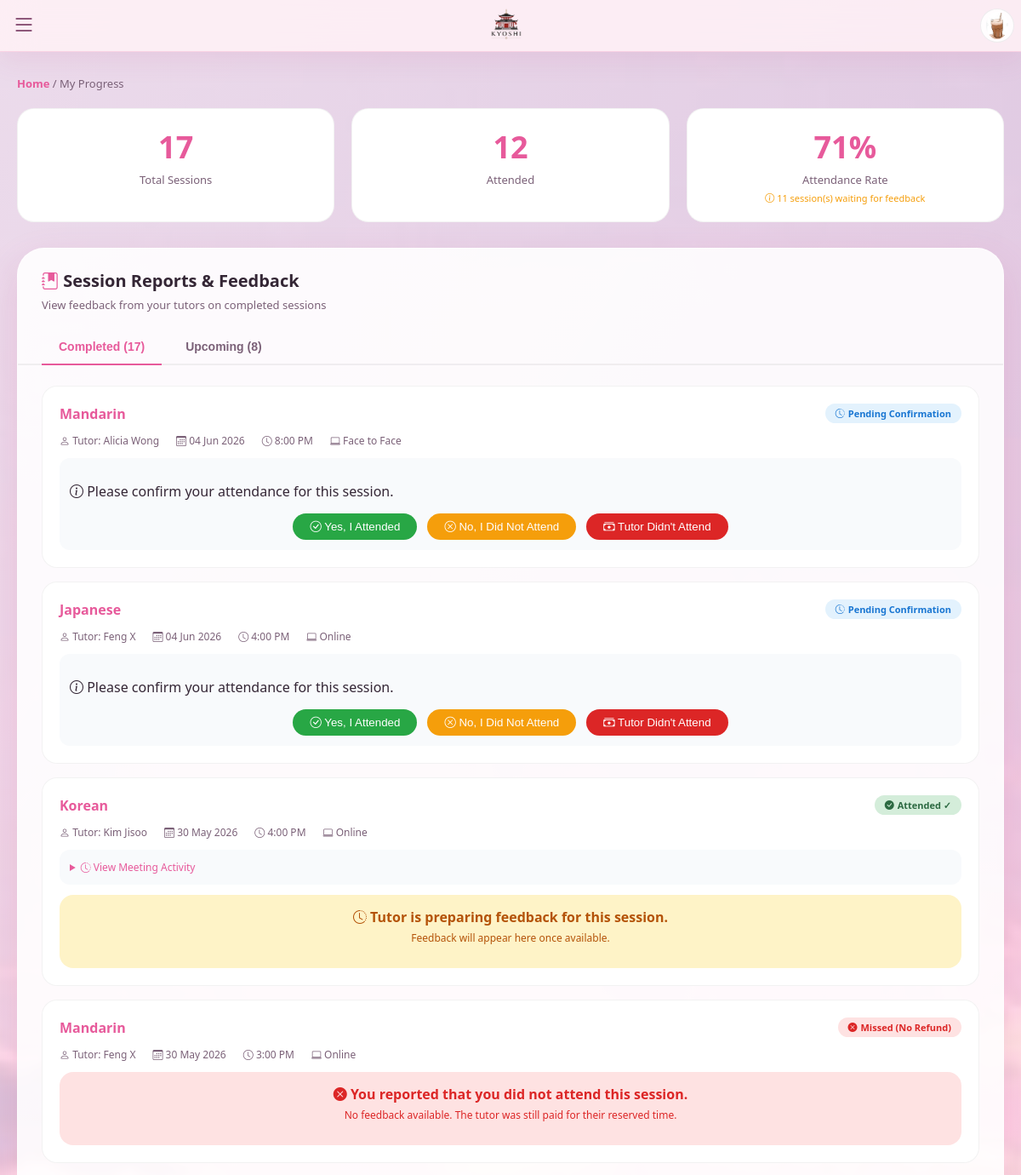
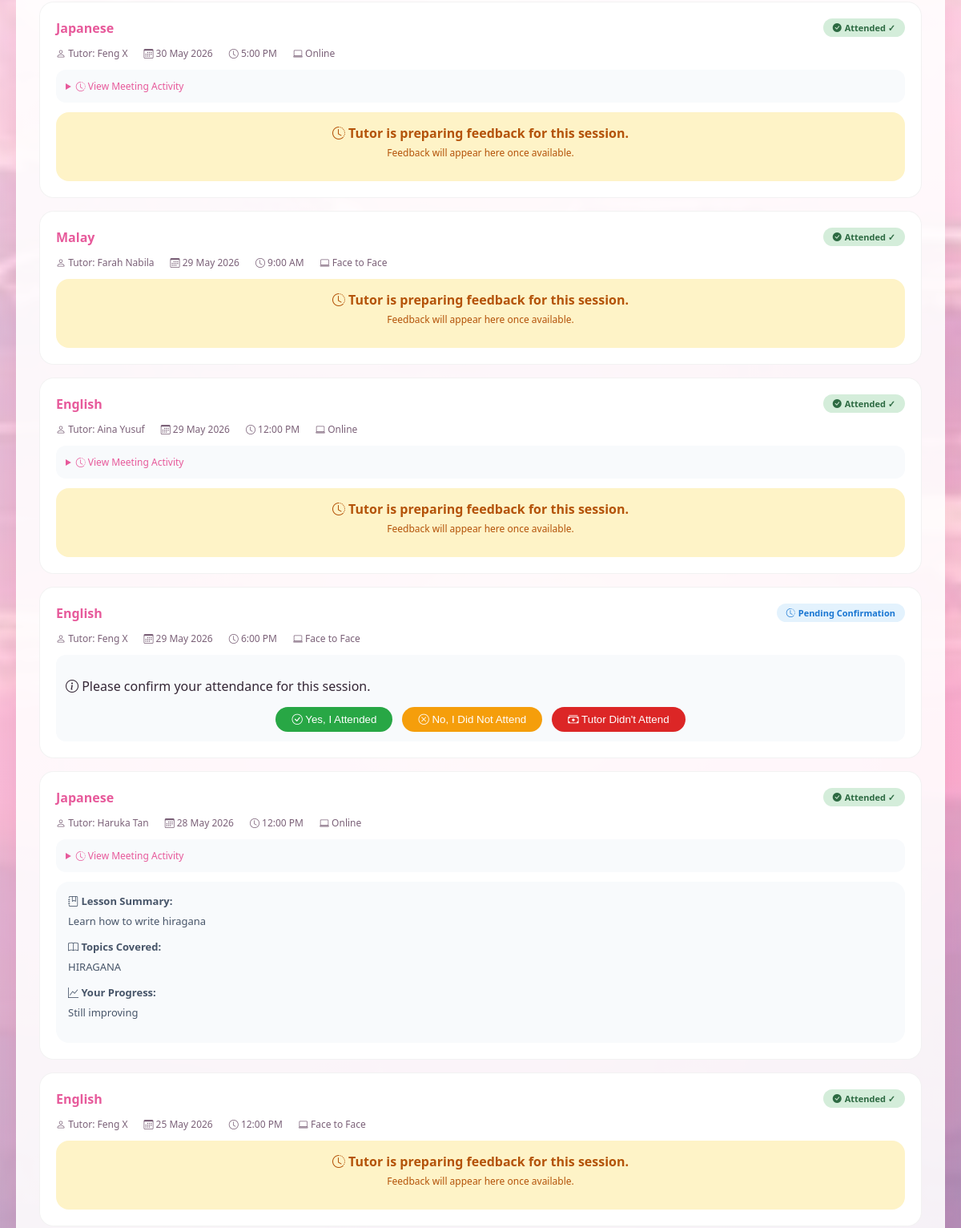
Page /php/my_progress.php (signed in, upper part) on the earlier database version (2 pictures, top to bottom).
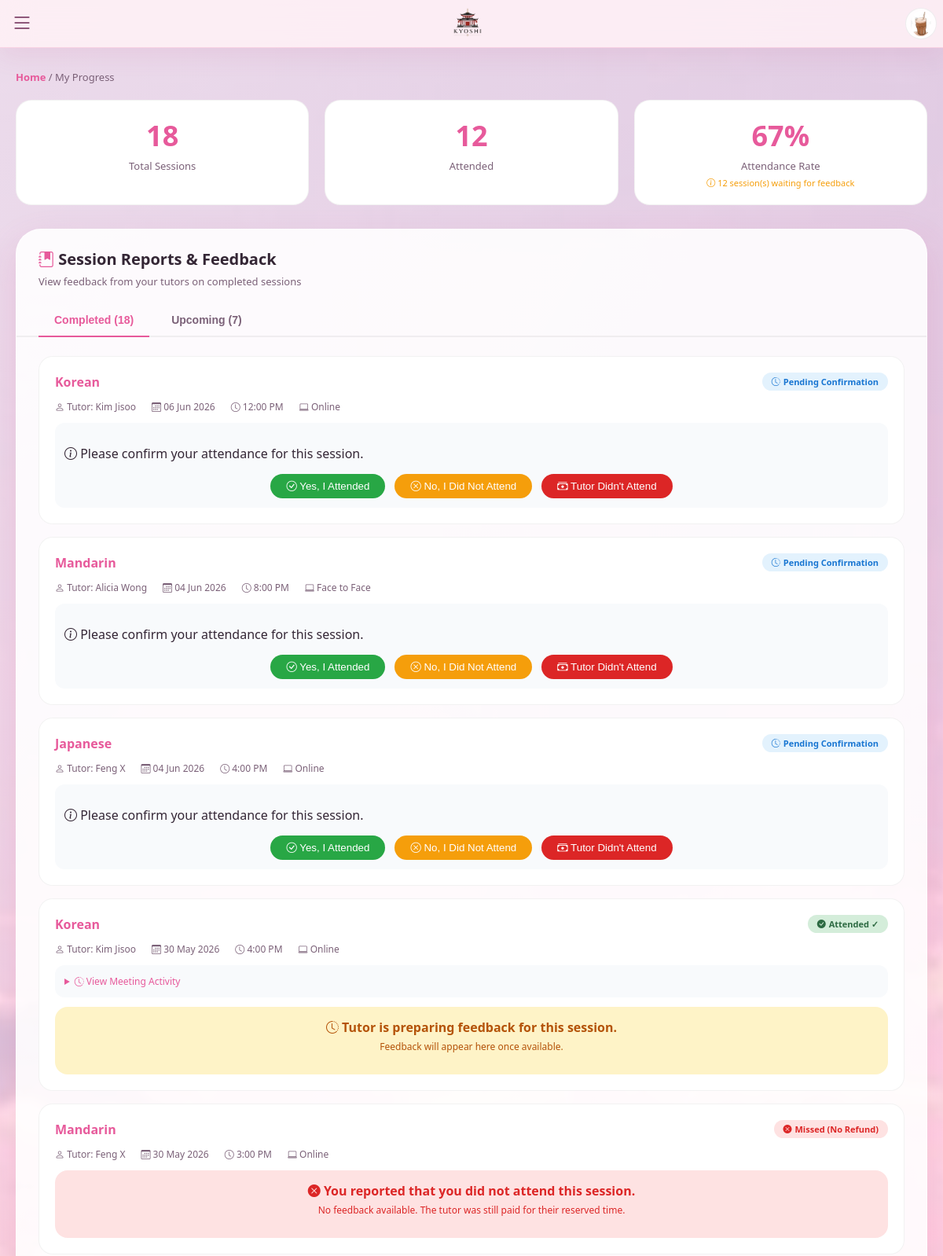
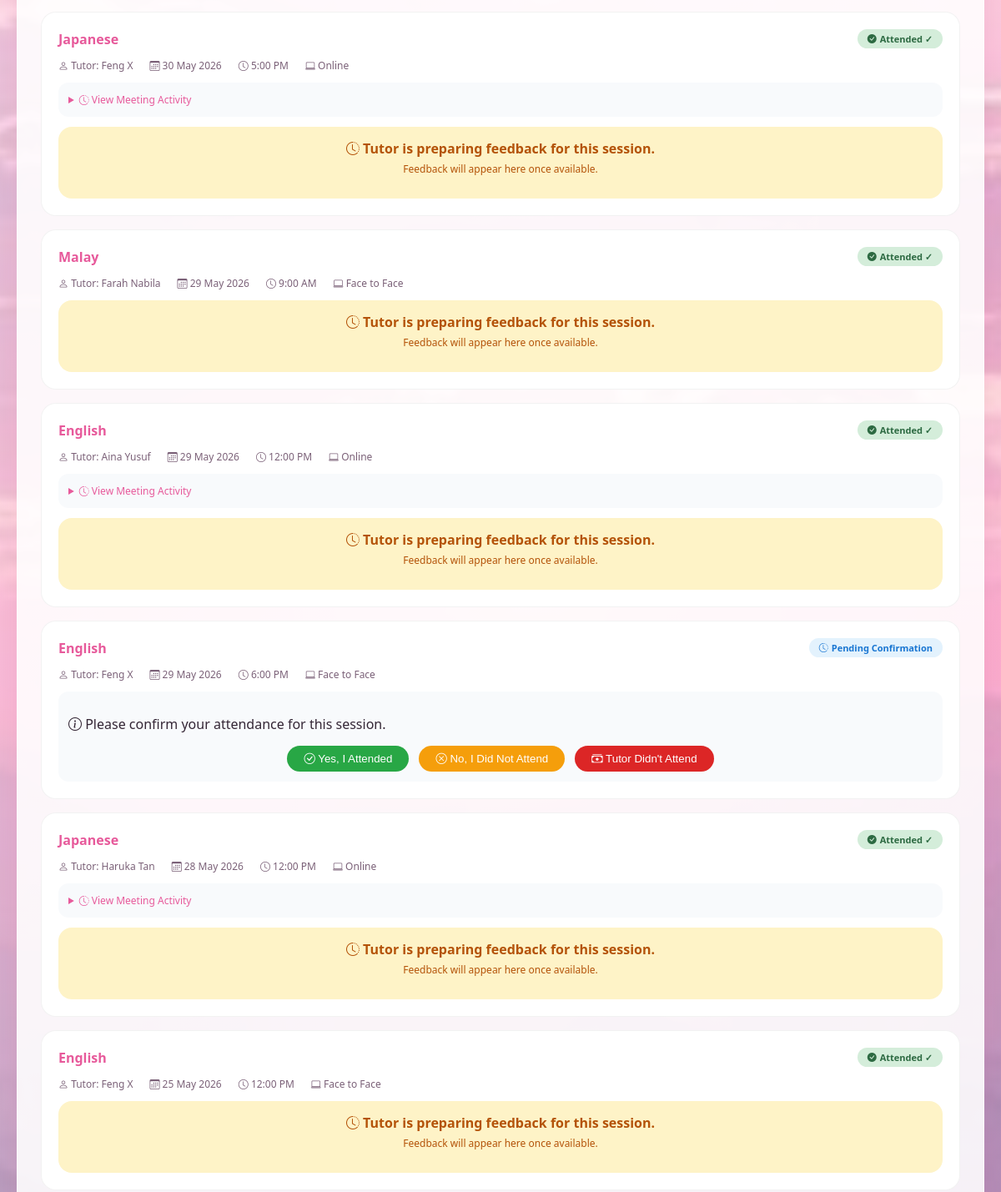
Same page on the later database version (2 pictures, top to bottom).
### tables this page shows
CREATE TABLE `bookings` (
  `id` int(11) NOT NULL,
  `student_id` int(11) NOT NULL,
  `tutor_id` int(11) NOT NULL,
  `language` varchar(50) NOT NULL,
  `learning_mode` enum('online','face_to_face') NOT NULL,
  `booking_date` date NOT NULL,
  `booking_time` time NOT NULL,
  `total_amount` decimal(10,2) DEFAULT 0.00,
  `status` enum('pending','accepted','confirmed','rescheduled','completed','cancelled','disputed') DEFAULT 'pending',
  `completed_at` datetime DEFAULT NULL,
  `auto_completed` tinyint(1) DEFAULT 0,
  `cancelled_by` enum('student','tutor','admin') DEFAULT NULL,
  `cancel_reason` text DEFAULT NULL,
  `meeting_location` varchar(255) DEFAULT NULL,
  `created_at` timestamp NOT NULL DEFAULT current_timestamp(),
  `notes` text DEFAULT NULL,
  `focus` varchar(255) DEFAULT NULL,
  `meeting_link` varchar(500) DEFAULT NULL,
  `link_provided_at` datetime DEFAULT NULL,
  `link_reminder_sent` tinyint(1) DEFAULT 0,
  `proficiency_level` varchar(20) DEFAULT 'beginner',
  `reminder_sent` tinyint(4) DEFAULT 0
);

CREATE TABLE `users` (
  `id` int(11) NOT NULL,
  `fullname` varchar(100) NOT NULL,
  `email` varchar(100) NOT NULL,
  `password` varchar(255) NOT NULL,
  `phone` varchar(30) DEFAULT NULL,
  `role` enum('student','tutor','admin') NOT NULL,
  `profile_pic` varchar(255) DEFAULT NULL,
  `created_at` timestamp NOT NULL DEFAULT current_timestamp(),
  `status` varchar(20) DEFAULT 'approved',
  `verification_token` varchar(255) DEFAULT NULL,
  `is_verified` tinyint(1) DEFAULT 0,
  `google_calendar_connected` tinyint(1) DEFAULT 0,
  `google_calendar_asked` tinyint(1) DEFAULT 0,
  `deactivated_at` datetime DEFAULT NULL,
  `deactivation_reason` text DEFAULT NULL,
  `first_promo_applied` tinyint(4) DEFAULT 0,
  `is_first_purchase` tinyint(4) DEFAULT 1,
  `promo_code_used` varchar(50) DEFAULT NULL
);

CREATE TABLE `session_reports` (
  `id` int(11) NOT NULL,
  `booking_id` int(11) NOT NULL,
  `tutor_id` int(11) NOT NULL,
  `student_id` int(11) NOT NULL,
  `session_date` date NOT NULL,
  `session_time` time NOT NULL,
  `lesson_summary` text NOT NULL,
  `student_progress` varchar(255) DEFAULT NULL,
  `topics_covered` text DEFAULT NULL,
  `homework_given` text DEFAULT NULL,
  `tutor_notes` text DEFAULT NULL,
  `student_feedback` text DEFAULT NULL,
  `materials_used` text DEFAULT NULL,
  `next_session_focus` text DEFAULT NULL,
  `attendance_status` enum('attended','late','absent') DEFAULT 'attended',
  `report_status` enum('draft','submitted','approved','rejected') DEFAULT 'draft',
  `admin_notes` text DEFAULT NULL,
  `created_at` datetime DEFAULT current_timestamp(),
  `updated_at` datetime DEFAULT current_timestamp() ON UPDATE current_timestamp(),
  `submitted_at` datetime DEFAULT NULL
);

### php/my_progress.php (the view, shortened to what the changed rows need)
<?php
include 'config.php';
$userID = $_SESSION['user_id'];
    $stmt = $conn->prepare("
    SELECT
        b.id as booking_id,
        b.language,
        b.booking_date,
        b.booking_time,
        b.status,
        b.learning_mode,
        u.fullname as tutor_name,
        sc.student_confirmed,
        sc.tutor_confirmed,
        sc.completed_at,
        sc.student_confirmed_at,
        sc.tutor_confirmed_at,
        sc.attendance_manually_set,
        sc.dispute_reason,
        sc.no_show_type
    FROM bookings b
    JOIN users u ON b.tutor_id = u.id
    LEFT JOIN session_completion sc ON b.id = sc.booking_id
    WHERE b.student_id = ?
        AND b.status = 'completed'
        AND b.booking_date <= CURDATE()
    GROUP BY b.id
    ORDER BY b.booking_date DESC
");
$stmt->bind_param("i", $userID);
$stmt->execute();
$allCompletedSessions = $stmt->get_result()->fetch_all(MYSQLI_ASSOC);
$stmt = $conn->prepare("
    SELECT
        sr.*,
        b.language,
        b.booking_date,
        b.booking_time,
        u.fullname as tutor_name
    FROM session_reports sr
    JOIN bookings b ON sr.booking_id = b.id
    JOIN users u ON sr.tutor_id = u.id
    WHERE sr.student_id = ? AND sr.report_status = 'submitted'
    ORDER BY sr.session_date DESC
");
$stmt->bind_param("i", $userID);
$stmt->execute();
$sessionReports = $stmt->get_result()->fetch_all(MYSQLI_ASSOC);
$stmt = $conn->prepare("
    SELECT
        b.id as booking_id,
        b.language,
        b.booking_date,
        b.booking_time,
        b.total_amount,
        b.learning_mode,
        u.fullname as tutor_name
    FROM bookings b
    JOIN users u ON b.tutor_id = u.id
    WHERE b.student_id = ?
        AND b.status IN ('confirmed', 'accepted')
        AND b.booking_date >= CURDATE()
    ORDER BY b.booking_date ASC
");
$stmt->bind_param("i", $userID);
$stmt->execute();
$upcomingSessions = $stmt->get_result()->fetch_all(MYSQLI_ASSOC);
$totalSessions = count($allCompletedSessions);
$attendedSessions = 0;
foreach ($allCompletedSessions as $session) {
    if ($session['student_confirmed'] == 1) {
        $attendedSessions++;
    }
}
$attendanceRate = $totalSessions > 0 ? round(($attendedSessions / $totalSessions) * 100) : 0;
$sessionsWithoutFeedback = 0;
$reportBookingIds = array_column($sessionReports, 'booking_id');
foreach ($allCompletedSessions as $session) {
    if ($session['student_confirmed'] == 1 && !in_array($session['booking_id'], $reportBookingIds)) {
        $sessionsWithoutFeedback++;
    }
}
function e($value) {
    return htmlspecialchars($value ?? '', ENT_QUOTES, 'UTF-8');
}
function getAttendanceBadge($session) {
    $studentConfirmed = $session['student_confirmed'] ?? 0;
    $isManuallySet = $session['attendance_manually_set'] ?? 0;
    $noShowType = $session['no_show_type'] ?? null;
    if ($studentConfirmed == 1) {
        return '<span class="badge-attended"><i class="bi bi-check-circle-fill"></i> Attended ✓</span>';
    }
    elseif ($studentConfirmed == 0 && $isManuallySet == 1 && $noShowType == 'student_no_show') {
        return '<span class="badge-missed"><i class="bi bi-x-circle-fill"></i> Missed (No Refund)</span>';
    }
    elseif ($studentConfirmed == 0 && $isManuallySet == 1 && $noShowType == 'tutor_no_show') {
        return '<span class="badge-refund"><i class="bi bi-cash-stack"></i> Refund Processing</span>';
    }
    else {
        return '<span class="badge-pending"><i class="bi bi-clock-history"></i> Pending Confirmation</span>';
    }
}
?>
<!DOCTYPE html>
<html lang="en">
<head>
    <link rel="stylesheet" href="https://cdn.jsdelivr.net/npm/bootstrap-icons@1.13.1/font/bootstrap-icons.min.css">
   <link rel="stylesheet" href="../css/style.css">
</head>
<body>
<main class="container">
    <div class="page-wrap">
        <div class="stats-simple">
            <div class="stat-simple">
                <div class="stat-number"><?= $totalSessions ?></div>
                <div class="stat-label">Total Sessions</div>
            </div>
            <div class="stat-simple">
                <div class="stat-number"><?= $attendanceRate ?>%</div>
                <div class="stat-label">Attendance Rate</div>
                <?php if ($sessionsWithoutFeedback > 0): ?>
                <div class="stat-note">
                    <i class="bi bi-info-circle"></i> <?= $sessionsWithoutFeedback ?> session(s) waiting for feedback
                </div>
                <?php endif; ?>
            </div>
        </div>
        <div class="glass-card">
            <div class="session-tabs">
                <button class="session-tab active" onclick="showSessionType('completed', this)">Completed (<?= count($allCompletedSessions) ?>)</button>
                <button class="session-tab" onclick="showSessionType('upcoming', this)">Upcoming (<?= count($upcomingSessions) ?>)</button>
            </div>
            <div id="completed-sessions" class="session-group active">
                <?php if (empty($allCompletedSessions)): ?>
                <div class="empty-state">
                    <i class="bi bi-calendar-x"></i>
                    <h3>No Completed Sessions Yet</h3>
                    <p>Your completed sessions and tutor feedback will appear here.</p>
                    <a href="find_language.php" style="display:inline-block;margin-top:15px;padding:10px 24px;background:linear-gradient(135deg,#E75A9B,#F28AB2);color:white;border-radius:30px;">Find a Tutor</a>
                </div>
                <?php else: ?>
                <div class="sessions-list">
                    <?php foreach ($allCompletedSessions as $session):
                        $hasReport = false;
                        $reportData = null;
                        foreach ($sessionReports as $report) {
                            if ($report['booking_id'] == $session['booking_id']) {
                                $hasReport = true;
                                $reportData = $report;
                                break;
                            }
                        }
                        $studentConfirmed = $session['student_confirmed'] ?? 0;
                        $isManuallySet = $session['attendance_manually_set'] ?? 0;
                    ?>
                    <div class="session-card">
                        <div class="session-header">
                            <span class="session-language"><?= e($session['language']) ?></span>
                            <?= getAttendanceBadge($session) ?>
                        </div>
                        <div class="session-details">
                            <span><i class="bi bi-person"></i> Tutor: <?= e($session['tutor_name']) ?></span>
                            <span><i class="bi bi-calendar3"></i> <?= date('d M Y', strtotime($session['booking_date'])) ?></span>
                            <span><i class="bi bi-clock"></i> <?= date('g:i A', strtotime($session['booking_time'])) ?></span>
                            <span><i class="bi bi-laptop"></i> <?= $session['learning_mode'] === 'online' ? 'Online' : 'Face to Face' ?></span>
                        </div>
                        <?php if ($session['learning_mode'] === 'online' && $studentConfirmed == 1): ?>
                        <div class="proof-upload" style="margin-top: 8px;">
                            <details>
                                <summary style="cursor: pointer; font-size: 12px; color: #E75A9B;">
                                    <i class="bi bi-clock-history"></i> View Meeting Activity
                                </summary>
                            </details>
                        </div>
                        <?php endif; ?>
                        <?php if ($studentConfirmed == 1): ?>
                            <?php if ($hasReport && $reportData): ?>
                            <div class="feedback-section">
                                <?php if (!empty($reportData['lesson_summary'])): ?>
                                <div class="feedback-text">
                                    <strong><i class="bi bi-journal-bookmark"></i> Lesson Summary:</strong>
                                    <p style="margin-top:5px;"><?= nl2br(e($reportData['lesson_summary'])) ?></p>
                                </div>
                                <?php endif; ?>
                                <?php if (!empty($reportData['topics_covered'])): ?>
                                <div class="feedback-text">
                                    <strong><i class="bi bi-book"></i> Topics Covered:</strong>
                                    <p style="margin-top:5px;"><?= nl2br(e($reportData['topics_covered'])) ?></p>
                                </div>
                                <?php endif; ?>
                                <?php if (!empty($reportData['student_progress'])): ?>
                                <div class="feedback-text">
                                    <strong><i class="bi bi-graph-up"></i> Your Progress:</strong>
                                    <p style="margin-top:5px;"><?= nl2br(e($reportData['student_progress'])) ?></p>
                                </div>
                                <?php endif; ?>
                            </div>
                            <?php else: ?>
                            <div class="pending-feedback">
                                <i class="bi bi-clock-history"></i>
                                <strong>Tutor is preparing feedback for this session.</strong>
                                <p style="margin-top:5px;font-size:12px;">Feedback will appear here once available.</p>
                            </div>
                            <?php endif; ?>
                        <?php elseif ($studentConfirmed == 0 && $isManuallySet && $session['no_show_type'] == 'student_no_show'): ?>
                            <div class="pending-feedback" style="background:#fee2e2;color:#dc2626;">
                                <i class="bi bi-x-circle-fill"></i>
                                <strong>You reported that you did not attend this session.</strong>
                                <p style="margin-top:5px;font-size:12px;">No feedback available. The tutor was still paid for their reserved time.</p>
                            </div>
                        <?php else: ?>
                            <div class="proof-upload">
                                <p style="margin-bottom: 8px;"><i class="bi bi-info-circle"></i> Please confirm your attendance for this session.</p>
                                <div class="confirmation-buttons" style="border-top: none; padding-top: 0;">
                                    <button onclick="confirmAttendance(<?= $session['booking_id'] ?>, 'confirm')" class="btn-confirm" style="background: #28a745; color: white; padding: 8px 20px; border-radius: 30px; border: none; cursor: pointer;">
                                        <i class="bi bi-check-circle"></i> Yes, I Attended
                                    </button>
                                    <button onclick="confirmAttendance(<?= $session['booking_id'] ?>, 'student_no_show')" class="btn-missed" style="background: #f59e0b; color: white; padding: 8px 20px; border-radius: 30px; border: none; cursor: pointer;">
                                        <i class="bi bi-x-circle"></i> No, I Did Not Attend
                                    </button>
                                    <button onclick="confirmAttendance(<?= $session['booking_id'] ?>, 'tutor_no_show')" class="btn-refund" style="background: #dc2626; color: white; padding: 8px 20px; border-radius: 30px; border: none; cursor: pointer;">
                                        <i class="bi bi-cash-stack"></i> Tutor Didn't Attend
                                    </button>
                                </div>
                            </div>
                        <?php endif; ?>
                    </div>
                    <?php endforeach; ?>
                </div>
                <?php endif; ?>
            </div>
        </div>
    </div>
</main>
</body>
</html>

Differences in the rows shown:
no longer on this page (row edited): session_reports: lesson_summary "Learn how to write hiragana", topics_covered "HIRAGANA", student_progress "Still improving"
now on this page (row edited): bookings: language "Korean", shows "Pending Confirmation", tutor.fullname "Kim Jisoo", booking_date "06 Jun 2026", booking_time "12:00 PM", learning_mode "Online"
computed for bookings "28 May 2026": text "Lesson Summary: Topics Covered: Your Progress:" → "Tutor is preparing feedback for this session. Feedback will appear here once available."
Other differences:
$totalSessions: "17" → "18"
$attendanceRate: "71" → "67"
$sessionsWithoutFeedback: "11" → "12"
count($allCompletedSessions): "17" → "18"
count($upcomingSessions): "8" → "7"
